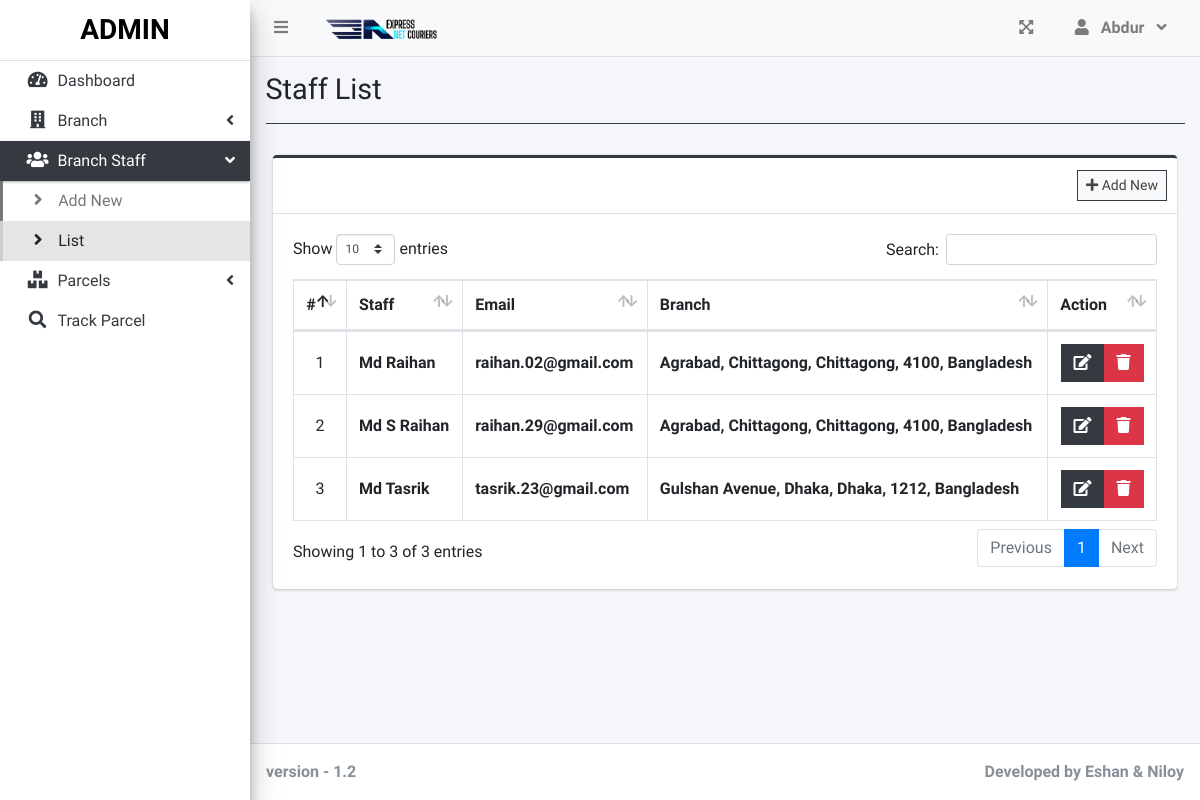
The app's page /index.php?page=staff_list (signed in) with its own data.
### tables this page shows
CREATE TABLE `users` (
  `id` int(30) NOT NULL,
  `firstname` varchar(200) NOT NULL,
  `lastname` varchar(200) NOT NULL,
  `email` varchar(200) NOT NULL,
  `password` text NOT NULL,
  `type` tinyint(1) NOT NULL DEFAULT 2 COMMENT '1 = admin, 2 = staff',
  `branch_id` int(30) NOT NULL,
  `date_created` datetime NOT NULL DEFAULT current_timestamp()
);

### staff_list.php (the view, shortened to what this page needs)
<?php include'db_connect.php' ?>
<div class="col-lg-12">
	<div class="card card-outline card-dark">
		<div class="card-header">
			<div class="card-tools">
				<a class="btn btn-block btn-sm btn-default btn-flat border-dark " href="./index.php?page=new_staff"><i class="fa fa-plus"></i> Add New</a>
			</div>
		</div>
		<div class="card-body">
			<table class="table tabe-hover table-bordered" id="list">
				<!-- <colgroup>
					<col width="5%">
					<col width="15%">
					<col width="25%">
					<col width="25%">
					<col width="15%">
				</colgroup> -->
				<thead>
					<tr>
						<th class="text-center">#</th>
						<th>Staff</th>
						<th>Email</th>
						<th>Branch</th>
						<th>Action</th>
					</tr>
				</thead>
				<tbody>
					<?php
					$i = 1;
					$qry = $conn->query("SELECT u.*,concat(u.firstname,' ',u.lastname) as name,concat(b.street,', ',b.city,', ',b.state,', ',b.zip_code,', ',b.country) as baddress FROM users u inner join branches b on b.id = u.branch_id where u.type = 2 order by concat(u.firstname,' ',u.lastname) asc ");
					while($row= $qry->fetch_assoc()):
					?>
					<tr>
						<td class="text-center"><?php echo $i++ ?></td>
						<td><b><?php echo ucwords($row['name']) ?></b></td>
						<td><b><?php echo ($row['email']) ?></b></td>
						<td><b><?php echo ucwords($row['baddress']) ?></b></td>
						<td class="text-center">
		                    <div class="btn-group">
		                        <a href="index.php?page=edit_staff&id=<?php echo $row['id'] ?>" class="btn btn-dark btn-flat ">
		                          <i class="fas fa-edit"></i>
		                        </a>
		                        <button type="button" class="btn btn-danger btn-flat delete_staff" data-id="<?php echo $row['id'] ?>">
		                          <i class="fas fa-trash"></i>
		                        </button>
	                      </div>
						</td>
					</tr>
				<?php endwhile; ?>
				</tbody>
			</table>
		</div>
	</div>
</div>

### staff_list.php (style rules this page uses)
table td { vertical-align: middle !important; }

### records on screen
users: name "Md Raihan", email "raihan.02@gmail.com", baddress "Agrabad, Chittagong, Chittagong, 4100, Bangladesh"
users: name "Md S Raihan", email "raihan.29@gmail.com", baddress "Agrabad, Chittagong, Chittagong, 4100, Bangladesh"
users: name "Md Tasrik", email "tasrik.23@gmail.com", baddress "Gulshan Avenue, Dhaka, Dhaka, 1212, Bangladesh"

### other values on screen
$_SESSION['login_firstname'] "Abdur"
$title "Staff List"
$_SESSION['system']['name'] "Developed by Eshan & Niloy"
